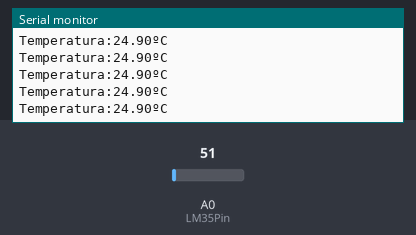
Bench run of a sketch on a simulated Arduino Uno, built with avr-gcc and run on an emulated ATmega328P. On the bench: the last lines printed to the serial monitor. Inputs (shaded band) come from the test bench; at power-on: A0 (LM35Pin) = 51.

Above: at 1.2 s.
1.3 s: A0 (LM35Pin) set to 61
At 1.31 s:
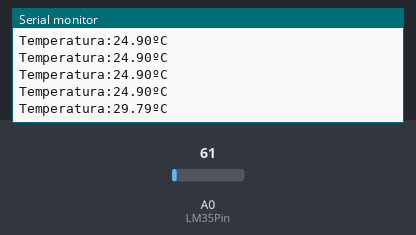
2.8 s: A0 (LM35Pin) set to 71
At 2.82 s:
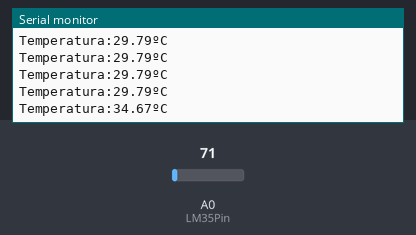
Timing chart, 0 to 5.8 s (numbered marks = the images above; inputs shaded):
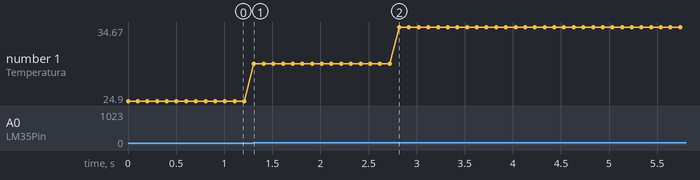

Measured:
- after the input at 1.3 s, the serial monitor: prints a new line at once (image 1)
- after the input at 2.8 s, the serial monitor: prints a new line at once (image 2)
- plotted number 1: 24.9 → 29.79 after the input at 1.3 s, 29.79 → 34.67 after the input at 2.8 s

The sketch:

Temperatura-BT.ino
```cpp
#include <SoftwareSerial.h>
SoftwareSerial I2CBT(10, 11);
// El TX del módulo BT va al pin 10 del Arduino
// El RX del módulo BT va al pin 11 del Arduino

int incomingByte;      // variable para leer los bytes de entrada
// variables temperatura
const int LM35Pin = A0; // pin conexion
float temperature = 0; // variable almacenar lectura

void setup() {
  // inicializamos la comunicacion serie
  Serial.begin(9600);
  // inicializamos la comunicacion serie BT
  I2CBT.begin(9600);
}

void loop() {
  // leemos el sensor
  int lectura = analogRead(LM35Pin); // Valor entre 0 y 1023
  // convertimos el sensor a ºC
  temperature = (5.0 * lectura * 100.0) / 1024.0;
  // Mostramos el valor de la temperatura
  Serial.print("Temperatura:");
  Serial.print(temperature);
  Serial.println("ºC");

  // comprobamos si hay datos de entrada
  if (I2CBT.available() > 0) {
    // lectura del byte mas antiguo del buffer serial
    incomingByte = I2CBT.read();
    // si el byte es T envia dato de temperatura
    if (incomingByte == 'T') {
      I2CBT.print(temperature);
      //I2CBT.println(" ºC");
    }
  }
  delay(100);
}
```
